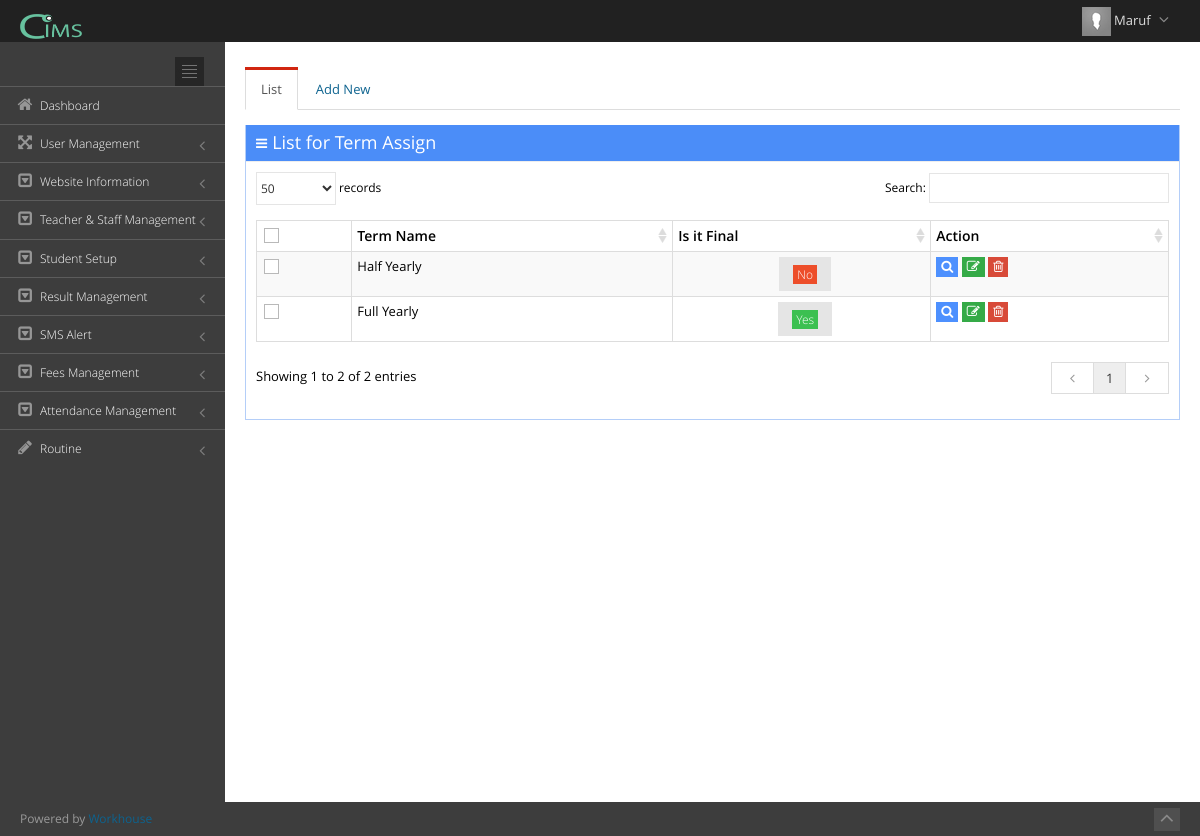
Screenshot of /index.php?view=term_assign (signed in) with the database file from the repository.
### tables this page shows
CREATE TABLE `user_admin` (
  `userid` int(11) NOT NULL,
  `username` text NOT NULL,
  `usr_code` varchar(500) NOT NULL,
  `role` varchar(100) NOT NULL,
  `password` varchar(500) NOT NULL,
  `image` varchar(300) NOT NULL,
  `userdate` date NOT NULL,
  `uniqueToken` varchar(40) NOT NULL
);

CREATE TABLE `t_modules` (
  `moduleid` int(11) NOT NULL COMMENT 'module id',
  `name` text NOT NULL,
  `page_caption` text NOT NULL,
  `page_link` text NOT NULL,
  `is_report` int(2) NOT NULL COMMENT '1=report,0=form',
  `is_main` int(2) NOT NULL COMMENT '1=main,0=sub',
  `icon` varchar(300) NOT NULL,
  `show` int(2) NOT NULL COMMENT '1=show,0=hide'
);

CREATE TABLE `tbl_term` (
  `term_id` int(11) NOT NULL,
  `school_id` int(11) NOT NULL,
  `term_name` varchar(100) NOT NULL,
  `isActive` int(1) NOT NULL,
  `datetime` datetime NOT NULL
);

### include/view.php (called while the page is built, shortened)
<?php
	require('functions.php');
	$htaccess = isset($_SERVER['HTACCESS']);
	if(isset($_GET['view'])){
	 	@$view = $_GET['view'];
	}
	else {
	 	$view = 'login';
	}
	$page = $view.'_asoft.php';
	include($page);
?>

### include/functions.php (called while the page is built, shortened)
<?php
function urlroute($url){
	global $htaccess;
	if(!$htaccess){
		$url = 'index.php?view='.$url;
	}
	return $url;
}
function escape($input){
	return mysql_real_escape_string($input);
}
function name($email){
	$sql = "SELECT username FROM user_admin WHERE usr_code = '$email'";
	$qry = mysql_query($sql) or die ("Error in name selection at header".mysql_error());
	$rs = mysql_fetch_array($qry);
	return $rs['username'];
}
?>

### term_assign_asoft.php (the view, shortened to what this page needs)
<?php
$sql_Name = "SELECT name,page_link,page_caption FROM `t_modules` where page_link='".$view."'";
$qry_Name = mysql_query($sql_Name);
$page_title = mysql_result($qry_Name, 0, "name");
$page_link = mysql_result($qry_Name, 0, "page_link");
if(isset($_SESSION['com_cbs_aaiam_school_maruf_user_email']) == true)
{
?>
<div class="page-content">
<div class="row">
    <div class="col-md-12">
        <div class="tabbable tabbable-custom boxless">
            <ul class="nav nav-tabs">
                <li class="<?php if(@$_REQUEST['temp']=="Save" || @$_REQUEST['temp']=="View") {echo "";} else{echo "active";}?>"><a href="#tab_0" data-toggle="tab">List</a></li>
                <li class="<?php if(@$_REQUEST['temp']=="Save" || @$_REQUEST['temp']=="View") {echo "active";} else{echo "";}?>"><a href="#tab_1" data-toggle="tab">Add New</a></li>
            </ul>
            <div class="tab-content">
                <div class="tab-pane <?php if(@$_REQUEST['temp']=="Save" || @$_REQUEST['temp']=="View") {echo "";} else{echo "active";}?>" id="tab_0">
                	<div class="portlet box blue ">
                        <div class="portlet-title">
                            <div class="caption"><i class="icon-reorder"></i>List for <?php echo $page_title;?></div>
                        </div>
                        <div class="portlet-body  flip-scroll">
                            <form action=""  class="form-horizontal form-bordered" id="formIDdel" method="post" enctype="multipart/form-data">
                            <table class="table table-bordered table-striped table-condensed flip-content" id="sample_1">
                                <thead class="flip-content">
                                    <tr>
                                        <th><input type="checkbox" class="group-checkable" data-set="#sample_1 .checkboxes" /></th>
                                        <th>Term Name</th>
                                        <th>Is it Final</th>
                                        <th>Action</th>
                                    </tr>
                                </thead>
                                <tbody>
                                <?php
                                $sql_user_admin = "SELECT * FROM tbl_term";
                                $qry_user_admin = mysql_query($sql_user_admin);
                                while($row = mysql_fetch_array($qry_user_admin)){
									$pk = $row['term_id'];
									$isPublish = $row['isActive'];
                                ?>
                                <tr>
                                    <td><input type="checkbox" class="checkboxes" value="1" /></td>
                                    <td><?php echo $row['term_name']?></td>
                                     <td align="center"><span id="like-loader1<?php  echo $pk;?>">&nbsp;</span> <span id="like-panel-for-product-publish<?php  echo $pk;?>">
								    	<?php if($isPublish == 1){?>
                                    	<a href="javascript: void(0)"  id="active_product_publish-<?php  echo $pk;?>" class="active_product_publish btn default"><span class="label label-sm label label-sm label-success">
											Yes</span></a>
                                   	 	<?php } else {?>
                                    	<a href="javascript: void(0)" id="deactive_product_publish-<?php  echo $pk;?>" class="deactive_product_publish btn default"><span class="label label-sm label label-sm label-danger">
											No</span></a>
                                    	<?php } ?>
                                    	</span>
                                    </td>
                                    <td>
                                    <?php if(@$row_access_acs[3] == 'View') {?>
                                        <a
                                        href="<?php echo urlroute($page_link); ?>&Editid=<?php echo $pk;?>&temp=View"
                                        class="btn btn-xs blue">
                                        <i class="icon-search"></i>
                                        </a>
                                    <?php }?>
                                    <?php if(@$row_access_acs[1] == 'Edit') {?>
                                        <a onclick="return confirm('Do you want to Edit?')"
                                        href="<?php echo urlroute($page_link); ?>&Editid=<?php echo $pk;?>&temp=Save"
                                        class="btn btn-xs green">
                                        <i class="icon-edit"></i>
                                        </a>
                                    <?php }?>
                                    <?php if(@$row_access_acs[2] == 'Delete') {?>
                                        <a 	onclick="return confirm('Do you want to Delete?')"
                                        href="<?php echo urlroute($page_link); ?>&Deleteid=<?php echo $pk;?>&temp=Delete"
                                        class="btn btn-xs red">
                                        <i class="icon-trash"></i>
                                        </a>
                                    <?php }?>
                                    </td>
                                </tr>
                                <?php } ?>
                                </tbody>
                            </table>
                            </form>
                        </div>
                    </div>
                </div>
        	</div>
        </div>
    </div>
</div>
</div>
<?php
} else
{
?>  <script type="text/javascript">
location.replace('index.php');
</script>
<?php }?>

### include/nav_header.php (shortened to what this page needs)
<div class="header navbar navbar-inverse navbar-fixed-top">
        <div class="header-inner">
           <a class="navbar-brand" href="#" target="_blank">
            <img src="img/login-logo.png" alt="logo" class="img-responsive" style="height:25px"/>
            </a>
            <ul class="nav navbar-nav pull-right">
                <li class="dropdown user">
                	<a href="#" class="dropdown-toggle" data-toggle="dropdown" data-hover="dropdown" data-close-others="true">
                        <?php
						$sql_view = "SELECT * FROM user_admin WHERE usr_code='".@$_SESSION['com_cbs_aaiam_school_maruf_user_email']."'";
						$qry_view = mysql_query($sql_view) or die("Error in view ->".mysql_error());
						$rs_view = mysql_fetch_array($qry_view);
						@$path = 'img/user/'.@$rs_view["image"];
						if(@$rs_view["image"] != "" && file_exists($path)==true){
							$thumbs  = 'img/user/thumbs/small'.@$rs_view["image"];
						}else{
							$thumbs  = 'assets/img/avatar.png';
						}
						?>
                        <img alt="" src="<?php echo $thumbs;?>" height="29"/>
               	 		<span class="username"><?php echo name($_SESSION['com_cbs_aaiam_school_maruf_user_email']);?></span>
                		<i class="icon-angle-down"></i>
                	</a>
                </li>
            </ul>
        </div>
</div>

### include/nav_sidebar.php (shortened to what this page needs)
<div class="page-sidebar navbar-collapse collapse">
         <ul class="page-sidebar-menu">
            <li>
               <div class="sidebar-toggler hidden-phone"></div>
            </li>
            <?php
$Select = mysql_query("SELECT * FROM `hierarchy`");
while($Row = mysql_fetch_assoc($Select)){
	if($Row['category'] == 'm'){
		$Arr[$Row['hierarchy_id']] = $Row['sub_category'];
	}else{
		$Childs[$Row['category']][$Row['hierarchy_id']] = $Row['sub_category'];
	}
}
function gettree($Array,$view,$macs){
		foreach($Array as $key => $value){
			if(array_key_exists($value,@$macs)){
				$sql_category_name = "SELECT * FROM t_modules WHERE moduleid = '".escape($value)."'";
				$qry_category_name = mysql_query($sql_category_name);
				while($rs_category_name = mysql_fetch_array($qry_category_name))
				{
					$name = $rs_category_name['name'];
					$page_link = $rs_category_name['page_link'];
					$icon = $rs_category_name['icon'];
				}
				$qry_is_main_cat = mysql_query("SELECT category FROM `hierarchy` WHERE hierarchy_id=$key");
				$is_main_cat = mysql_result($qry_is_main_cat, 0, "category");
				echo '<li id="module_'.$value.'" ';
					if($page_link == $view) echo 'class="active "';
				echo '>';
					echo '<a   href="'.urlroute($page_link).'"';
					echo '>';
						echo '<i class="'.$icon.'"></i>';
						echo '<span class="title">';
						echo $name;
						echo '</span>';
					echo '</a> ';
				if($is_main_cat != 'm'){
					echo '</li>';
				}
			}
		}
}
gettree($Arr,$view,$macs);
?>
         </ul>
      </div>

### assets/css/style-metronic.css (style rules this page uses)
div, input, select, textarea, span, img, table, td, th, p, a, button, ul, code, pre, li { -webkit-border-radius: 0 !important; -moz-border-radius: 0 !important; border-radius: 0 !important; }
.btn { border-width: 0; padding: 7px 14px; font-size: 14px; outline: none !important; -webkit-box-shadow: none !important; -moz-box-shadow: none !important; box-shadow: none !important; -webkit-border-radius: 0 !important; -moz-border-radius: 0 !important; border-radius: 0 !important; -webkit-text-shadow: none; -moz-text-shadow: none; text-shadow: none; }
.btn.default { color: #333333; text-shadow: none; background-color: #e5e5e5; }
.btn.red { color: white; text-shadow: none; background-color: #d84a38; }
.btn.blue { color: white; text-shadow: none; background-color: #4d90fe; }
.btn.green { color: white; text-shadow: none; background-color: #35aa47; }
.btn > i { font-size: 14px; }
.btn-sm, .btn-xs { padding: 5px 10px; font-size: 12px; line-height: 1.5; }
.btn-sm > i, .btn-xs > i { font-size: 13px; }
.btn-xs { padding: 1px 5px; }
.label, .badge { font-weight: 300; text-shadow: none !important; }
.label { font-size: 12px; padding: 3px 6px 3px 6px; }
.label.label-sm { font-size: 12px; padding: 1px 4px 1px 4px; }
.label-success, .badge-success { background-color: #3cc051; background-image: none !important; }
.label-danger, .badge-danger { background-color: #ed4e2a; background-image: none !important; }
.nav-tabs, .nav-pills { margin-bottom: 10px; }
.table thead > tr > th { border-bottom: 0; }

### assets/css/style-responsive.css (style rules this page uses)
@media (min-width: 992px) { .page-sidebar { position: absolute; width: 225px; } }
@media (min-width: 992px) { .page-sidebar.navbar-collapse { max-height: none !important; } }
@media (min-width: 992px) { .page-content { margin-left: 225px; margin-top: 0px; min-height: 760px; padding: 25px 20px 20px 20px; } }

### assets/css/plugins.css (style rules this page uses)
.dataTable { width: 100% !important; clear: both; margin-top: 5px; }
.dataTable > thead > tr > th.sorting, .dataTable > thead > tr > th.sorting_asc, .dataTable > thead > tr > th.sorting_desc { padding-right: 18px; }

### assets/css/themes/default.css (style rules this page uses)
body { background-color: #3d3d3d !important; }
.header { filter: none !important; background-image: none !important; background-color: #212121 !important; }
.header .navbar-nav li.dropdown .dropdown-toggle i { color: #8a8a8a !important; }
.page-sidebar { background-color: #3d3d3d; }
ul.page-sidebar-menu > li > a { border-top: 1px solid #5c5c5c !important; color: #ffffff !important; }
ul.page-sidebar-menu > li:last-child > a { border-bottom: 1px solid transparent !important; }
ul.page-sidebar-menu > li a i { color: #969696; }
.sidebar-toggler { background-image: url(../../img/sidebar-toggler.jpg); background-color: #242424; }

### rows the page displays
user_admin: username "Maruf"
t_modules: name "Dashboard"
t_modules: name "User Management"
t_modules: name "Website Information"
t_modules: name "Teacher & Staff Management"
t_modules: name "Student Setup"
t_modules: name "Result Management"
t_modules: name "SMS Alert"
t_modules: name "Fees Management"
t_modules: name "Attendance Management"
t_modules: name "Routine"
t_modules: name "Term Assign"
tbl_term: term_name "Half Yearly"
tbl_term: term_name "Full Yearly"
